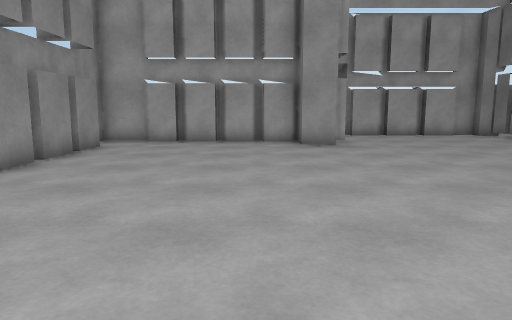
View 1 (above)

14 first-person views from a walk through a scene from a Unity 3-D project. The camera is 1.2 m above the floor, tilts 8° down and sees 70° across. The floor is counted in squares, 1 m on a side. Each view is taken from the middle of a square. On the plan, view 1 faces up. The plan holds only what a view shows up to about 15 squares ahead; the rest is blank. The place goes on beyond the plan.

View 2
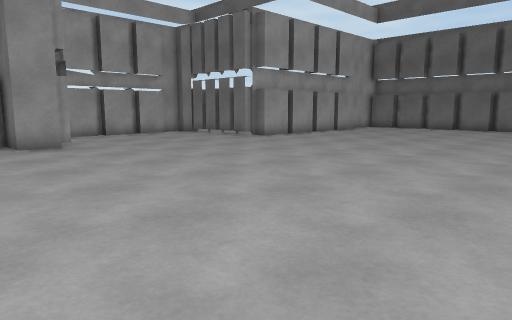

View 3
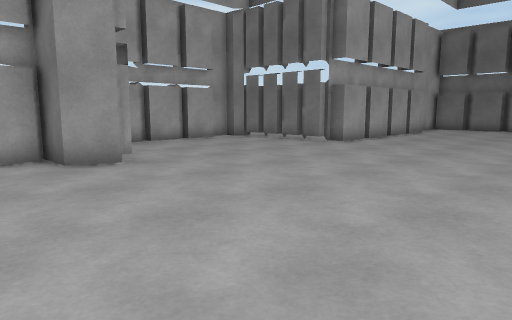

View 4
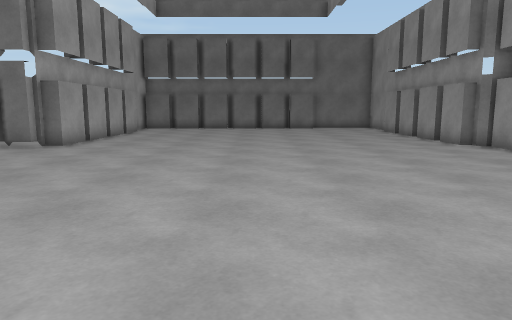

View 5
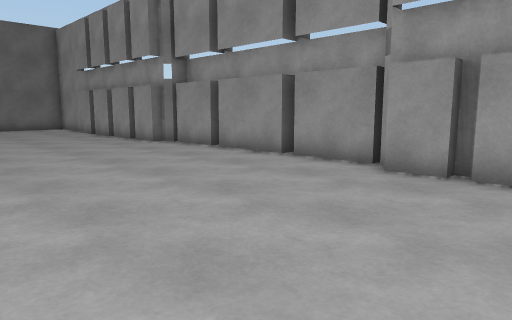

View 6
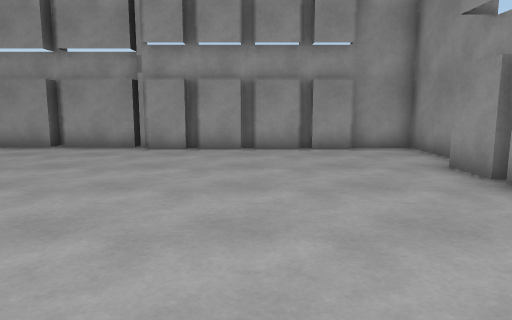

View 7
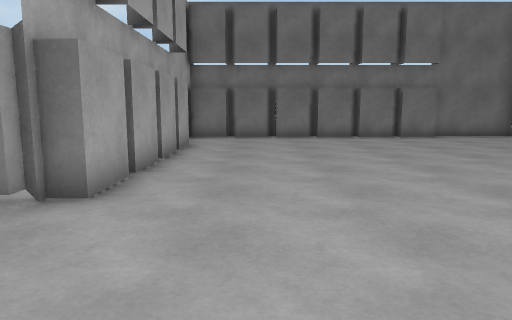

View 8
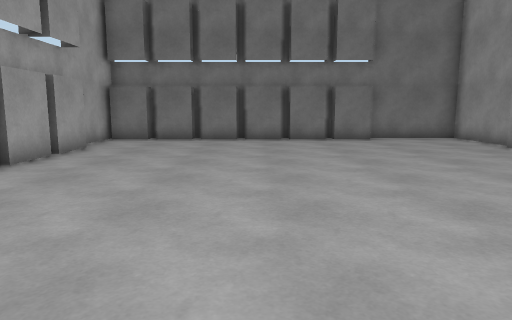

View 9
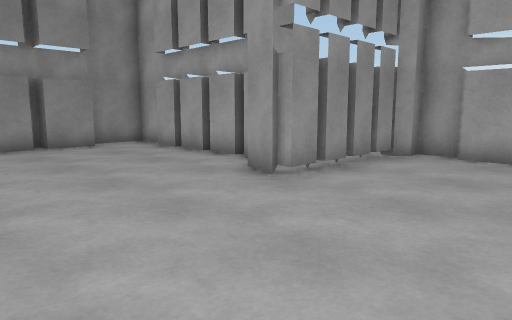

View 10
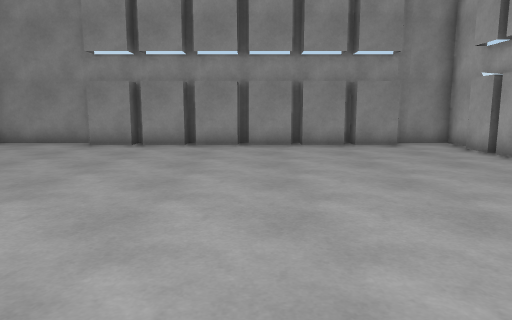

View 11
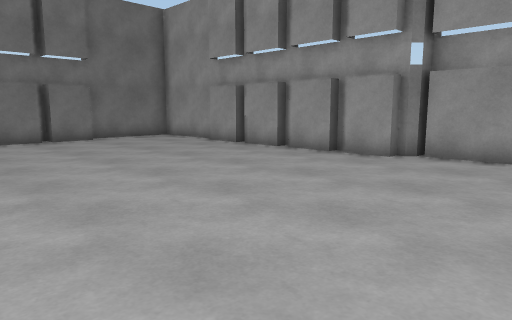

View 12
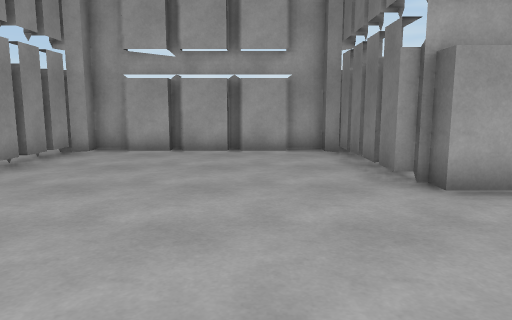

View 13
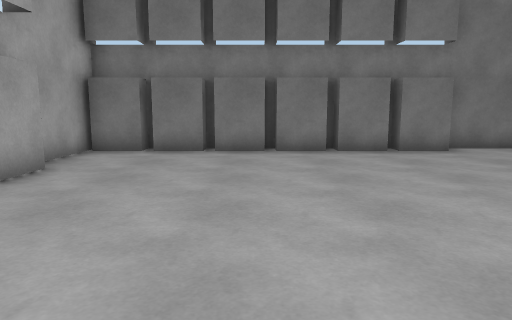

View 14
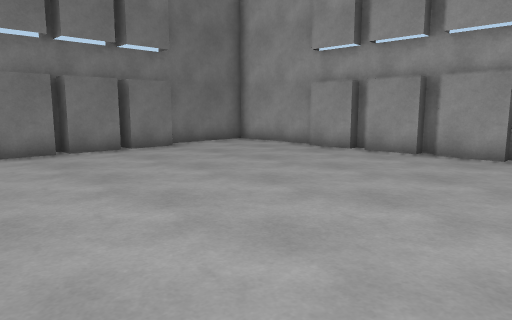

### Floor plan
Points are (right, up) in squares from view 1. A wall is a line through its corners. A room is listed if a view was taken in it or the views show most of it. See-through windows are left out.
Room 1 (views 1, 2, 3, 4, 5, 6, 7, 8, 9, 10, 11, 12, 13, 14)
walls: (10.3, 13) (10.3, 16) (10, 16.4); (3, 12) (2.5, 12); (8.4, -2.4) (10.5, -2.4); (2.9, 12.8) (2.9, 11.7) (1.5, 12.2) (1.5, 13.8); (11, -2.2) (11, -1.7) (12.4, -1.7); (5.4, -2.4) (8.1, -2.4); (12.8, -1.7) (14.4, -1.7); (10.6, -2.9) (10.6, -2.2); (1.4, 13.3) (0.2, 13.3); (2.8, -2.4) (5, -2.4); (14.8, -1.7) (18.3, -1.7); (14.4, -2.1) (14.8, -2.1); (1.1, -1.7) (2.3, -1.7); (7.2, 16.4) (5.9, 16.4); (8.9, 16.4) (7.6, 16.4); (5.5, 16.4) (4.2, 16.4); (7.6, 16.8) (7.2, 16.8); (0, 13.3) (-1.1, 13.3); (0.6, -2.1) (1.1, -2.1); (10, 16.8) (8.9, 16.8); (5.9, 16.8) (5.5, 16.8); (4.2, 16.8) (3.2, 16.8); (3.2, 16.4) (2.9, 16) (2.9, 13); (-0.6, -1.7) (0.8, -1.7); (18.4, 11.2) (10.8, 11.2) (10.8, 12) (10.3, 12) (10.3, 12.8); (-1, -2.1) (-0.5, -2.1); (-1.5, 13.8) (-1.5, 13.3) (-2.6, 13.3); (-5, 6.5) (-5, 5); (-2.5, 13.7) (-2.9, 13.7) (-2.9, 13.3) (-4, 13.3); (-5, 4.7) (-5, 3.2); (-5, 8.2) (-5, 6.8); (18.5, -2.1) (22, -2.1) (22, 1.4); (21.3, 6.8) (21.3, 8.2); (21.3, 5) (21.3, 6.5); (-5, 2.9) (-5, 1.5); (-2.7, -2.1) (-2.2, -2.1); (21.3, 3.2) (21.3, 4.7) (22, 4.7); (-5, 10) (-5, 8.5); (-5.7, 8.5) (-5.7, 8.1); (21.3, 1.5) (21.3, 2.9) (22, 2.9); (-3.9, -1.7) (-0.9, -1.7); (22, 8.5) (21.3, 8.5) (21.3, 11.8); (-5, 11.8) (-5, 10.3); (-4, 13.7) (-5.7, 13.7) (-5.7, 11.9); (-5.7, 1.2) (-5.7, -2.1) (-3.9, -2.1); (22, 10.3) (21.2, 10.3); (21.9, 12) (19.2, 12)

Where each view was taken, in squares from view 1:
view 1: 0 up, 0 right, facing up
view 2: 0 up, 1 left, facing up-right
view 3: 4 up, 1 left, facing up-right
view 4: 5 up, 1 left, facing right
view 5: 5 up, 1 left, facing down-right
view 6: 9 up, 1 left, facing down
view 7: 9 up, 6 right, facing right
view 8: 6 up, 7 right, facing right
view 9: 7 up, 7 right, facing up-left
view 10: 7 up, 7 right, facing left
view 11: 7 up, 7 right, facing down-right
view 12: 6 up, 8 right, facing up
view 13: 7 up, 11 right, facing right
view 14: 8 up, 11 right, facing down-right
